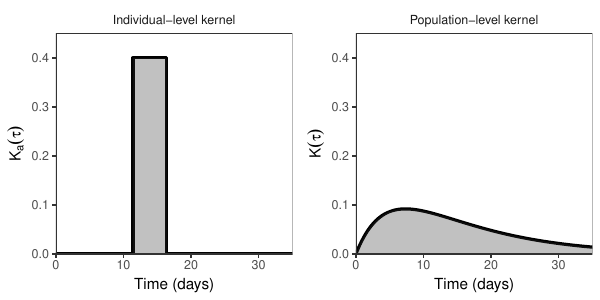

R code for this plot:
library(ggplot2); theme_set(theme_bw())
library(gridExtra)
source("../sim/ebola_param.R")

lat <- 1/sigma
inf <- 1/gamma

t <- seq(0, 35, by=0.001)

dd_individual <- data.frame(
	time=t,
	density=ifelse(t>lat & t < lat+inf, 2/inf, 0),
	type="Individual-level kernel"
)

dd_population <- data.frame(
	time=t,
	density=2 * intrinsic_fun(t),
	type="Population-level kernel"
)

dd_population_poly <- data.frame(
	time=c(t, 35),
	density=c(2 * intrinsic_fun(t), 0)
)

g1 <- ggplot(dd_individual) +
	geom_line(aes(time, density), lwd=1.1) +
	scale_x_continuous("Time (days)", expand=c(0, 0)) +
	scale_y_continuous(expression(K[a](tau)), expand=c(0,0), limit=c(0, 0.45)) +
	facet_wrap(~type) +
	theme(
		strip.background = element_blank(),
		panel.grid = element_blank()
	)

g2 <- g1 %+% dd_population

gtot <- arrangeGrob(
	g1 + geom_polygon(aes(time, density), alpha=0.3),
	g2 + 
		geom_polygon(data=dd_population_poly, aes(time, density), alpha=0.3) +
		scale_y_continuous(expression(K(tau)), expand=c(0,0), limit=c(0, 0.45)),
	nrow=1
)

ggsave("individual_and_population.pdf", gtot, width=6, height=3)


